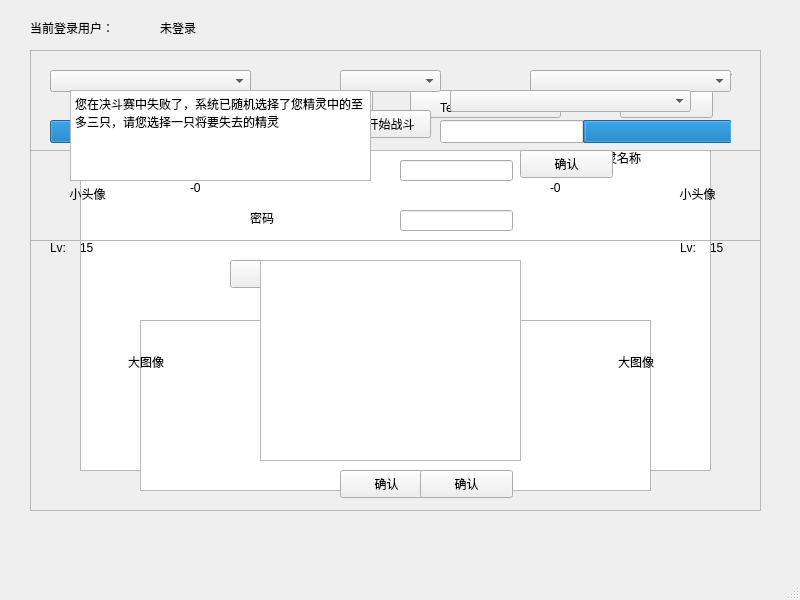
<?xml version="1.0" encoding="UTF-8"?>
<ui version="4.0">
 <class>MainWindow</class>
 <widget class="QMainWindow" name="MainWindow">
  <property name="geometry">
   <rect>
    <x>0</x>
    <y>0</y>
    <width>800</width>
    <height>600</height>
   </rect>
  </property>
  <property name="windowTitle">
   <string>宠物小精灵 - Designed by 2018211419</string>
  </property>
  <widget class="QWidget" name="centralwidget">
   <widget class="QFrame" name="offlineframe">
    <property name="geometry">
     <rect>
      <x>30</x>
      <y>50</y>
      <width>731</width>
      <height>461</height>
     </rect>
    </property>
    <property name="frameShape">
     <enum>QFrame::StyledPanel</enum>
    </property>
    <property name="frameShadow">
     <enum>QFrame::Raised</enum>
    </property>
    <widget class="QPushButton" name="loginButton">
     <property name="geometry">
      <rect>
       <x>200</x>
       <y>210</y>
       <width>93</width>
       <height>28</height>
      </rect>
     </property>
     <property name="text">
      <string>登录</string>
     </property>
    </widget>
    <widget class="QPushButton" name="signinButton">
     <property name="geometry">
      <rect>
       <x>380</x>
       <y>210</y>
       <width>93</width>
       <height>28</height>
      </rect>
     </property>
     <property name="text">
      <string>注册</string>
     </property>
    </widget>
    <widget class="QLabel" name="titlelabel">
     <property name="geometry">
      <rect>
       <x>190</x>
       <y>50</y>
       <width>311</width>
       <height>16</height>
      </rect>
     </property>
     <property name="text">
      <string>欢迎使用宠物小精灵游戏！</string>
     </property>
    </widget>
    <widget class="QLabel" name="usnlabel">
     <property name="geometry">
      <rect>
       <x>220</x>
       <y>110</y>
       <width>72</width>
       <height>15</height>
      </rect>
     </property>
     <property name="text">
      <string>用户名</string>
     </property>
    </widget>
    <widget class="QLabel" name="pswlabel">
     <property name="geometry">
      <rect>
       <x>220</x>
       <y>160</y>
       <width>72</width>
       <height>15</height>
      </rect>
     </property>
     <property name="text">
      <string>密码</string>
     </property>
    </widget>
    <widget class="QLineEdit" name="usnEdit">
     <property name="geometry">
      <rect>
       <x>370</x>
       <y>110</y>
       <width>113</width>
       <height>21</height>
      </rect>
     </property>
     <property name="maxLength">
      <number>20</number>
     </property>
    </widget>
    <widget class="QLineEdit" name="pswEdit">
     <property name="geometry">
      <rect>
       <x>370</x>
       <y>160</y>
       <width>113</width>
       <height>21</height>
      </rect>
     </property>
     <property name="maxLength">
      <number>20</number>
     </property>
     <property name="echoMode">
      <enum>QLineEdit::Password</enum>
     </property>
    </widget>
    <widget class="QTextBrowser" name="textBrowser">
     <property name="geometry">
      <rect>
       <x>110</x>
       <y>270</y>
       <width>511</width>
       <height>171</height>
      </rect>
     </property>
    </widget>
   </widget>
   <widget class="QLabel" name="onlinetitlelabel">
    <property name="geometry">
     <rect>
      <x>30</x>
      <y>20</y>
      <width>111</width>
      <height>16</height>
     </rect>
    </property>
    <property name="text">
     <string>当前登录用户：</string>
    </property>
   </widget>
   <widget class="QLabel" name="onlineusnlabel">
    <property name="geometry">
     <rect>
      <x>160</x>
      <y>20</y>
      <width>72</width>
      <height>15</height>
     </rect>
    </property>
    <property name="text">
     <string>未登录</string>
    </property>
   </widget>
   <widget class="QFrame" name="onlineframe">
    <property name="geometry">
     <rect>
      <x>30</x>
      <y>50</y>
      <width>731</width>
      <height>461</height>
     </rect>
    </property>
    <property name="frameShape">
     <enum>QFrame::StyledPanel</enum>
    </property>
    <property name="frameShadow">
     <enum>QFrame::Raised</enum>
    </property>
    <widget class="QPushButton" name="logoutButton">
     <property name="geometry">
      <rect>
       <x>50</x>
       <y>40</y>
       <width>93</width>
       <height>28</height>
      </rect>
     </property>
     <property name="text">
      <string>登出</string>
     </property>
    </widget>
    <widget class="QPushButton" name="checkinfoButton">
     <property name="geometry">
      <rect>
       <x>192</x>
       <y>40</y>
       <width>151</width>
       <height>28</height>
      </rect>
     </property>
     <property name="text">
      <string>查看用户信息</string>
     </property>
    </widget>
    <widget class="QPushButton" name="checkuserButton">
     <property name="geometry">
      <rect>
       <x>380</x>
       <y>40</y>
       <width>151</width>
       <height>28</height>
      </rect>
     </property>
     <property name="text">
      <string>查看在线用户</string>
     </property>
    </widget>
    <widget class="QPushButton" name="battleButton">
     <property name="geometry">
      <rect>
       <x>590</x>
       <y>40</y>
       <width>93</width>
       <height>28</height>
      </rect>
     </property>
     <property name="text">
      <string>对战</string>
     </property>
    </widget>
    <widget class="QTextBrowser" name="textBrowser_2">
     <property name="geometry">
      <rect>
       <x>50</x>
       <y>100</y>
       <width>631</width>
       <height>321</height>
      </rect>
     </property>
    </widget>
   </widget>
   <widget class="QFrame" name="battleframe">
    <property name="geometry">
     <rect>
      <x>30</x>
      <y>50</y>
      <width>731</width>
      <height>461</height>
     </rect>
    </property>
    <property name="frameShape">
     <enum>QFrame::StyledPanel</enum>
    </property>
    <property name="frameShadow">
     <enum>QFrame::Raised</enum>
    </property>
    <widget class="QLabel" name="sidelabel_l">
     <property name="geometry">
      <rect>
       <x>20</x>
       <y>20</y>
       <width>72</width>
       <height>15</height>
      </rect>
     </property>
     <property name="text">
      <string>我方</string>
     </property>
    </widget>
    <widget class="QLabel" name="sidelabel_r">
     <property name="geometry">
      <rect>
       <x>630</x>
       <y>20</y>
       <width>72</width>
       <height>15</height>
      </rect>
     </property>
     <property name="text">
      <string>敌方</string>
     </property>
     <property name="alignment">
      <set>Qt::AlignRight|Qt::AlignTrailing|Qt::AlignVCenter</set>
     </property>
    </widget>
    <widget class="QProgressBar" name="progressBar_l">
     <property name="geometry">
      <rect>
       <x>20</x>
       <y>70</y>
       <width>291</width>
       <height>23</height>
      </rect>
     </property>
     <property name="maximum">
      <number>100</number>
     </property>
     <property name="value">
      <number>50</number>
     </property>
     <property name="textVisible">
      <bool>false</bool>
     </property>
     <property name="format">
      <string/>
     </property>
    </widget>
    <widget class="QProgressBar" name="progressBar_r">
     <property name="geometry">
      <rect>
       <x>410</x>
       <y>70</y>
       <width>291</width>
       <height>23</height>
      </rect>
     </property>
     <property name="layoutDirection">
      <enum>Qt::RightToLeft</enum>
     </property>
     <property name="value">
      <number>50</number>
     </property>
     <property name="textVisible">
      <bool>false</bool>
     </property>
     <property name="textDirection">
      <enum>QProgressBar::TopToBottom</enum>
     </property>
     <property name="format">
      <string/>
     </property>
    </widget>
    <widget class="QTextBrowser" name="textBrowser_sk">
     <property name="geometry">
      <rect>
       <x>230</x>
       <y>210</y>
       <width>261</width>
       <height>201</height>
      </rect>
     </property>
    </widget>
    <widget class="QLabel" name="namelabel_l">
     <property name="geometry">
      <rect>
       <x>110</x>
       <y>100</y>
       <width>141</width>
       <height>16</height>
      </rect>
     </property>
     <property name="text">
      <string>精灵名称</string>
     </property>
    </widget>
    <widget class="QLabel" name="namelabel_r">
     <property name="geometry">
      <rect>
       <x>470</x>
       <y>100</y>
       <width>141</width>
       <height>16</height>
      </rect>
     </property>
     <property name="layoutDirection">
      <enum>Qt::LeftToRight</enum>
     </property>
     <property name="text">
      <string>精灵名称</string>
     </property>
     <property name="alignment">
      <set>Qt::AlignRight|Qt::AlignTrailing|Qt::AlignVCenter</set>
     </property>
    </widget>
    <widget class="QLabel" name="hplabel_l">
     <property name="geometry">
      <rect>
       <x>200</x>
       <y>50</y>
       <width>41</width>
       <height>16</height>
      </rect>
     </property>
     <property name="text">
      <string>TextLabel</string>
     </property>
    </widget>
    <widget class="QLabel" name="hpmaxlabel_l">
     <property name="geometry">
      <rect>
       <x>270</x>
       <y>50</y>
       <width>41</width>
       <height>16</height>
      </rect>
     </property>
     <property name="text">
      <string>TextLabel</string>
     </property>
    </widget>
    <widget class="QLabel" name="hpmidlabel_l">
     <property name="geometry">
      <rect>
       <x>250</x>
       <y>50</y>
       <width>41</width>
       <height>16</height>
      </rect>
     </property>
     <property name="text">
      <string>/</string>
     </property>
    </widget>
    <widget class="QLabel" name="hplabel_r">
     <property name="geometry">
      <rect>
       <x>410</x>
       <y>50</y>
       <width>41</width>
       <height>16</height>
      </rect>
     </property>
     <property name="text">
      <string>TextLabel</string>
     </property>
    </widget>
    <widget class="QLabel" name="hpmidlabel_r">
     <property name="geometry">
      <rect>
       <x>460</x>
       <y>50</y>
       <width>41</width>
       <height>16</height>
      </rect>
     </property>
     <property name="text">
      <string>/</string>
     </property>
    </widget>
    <widget class="QLabel" name="hpmaxlabel_r">
     <property name="geometry">
      <rect>
       <x>480</x>
       <y>50</y>
       <width>41</width>
       <height>16</height>
      </rect>
     </property>
     <property name="text">
      <string>TextLabel</string>
     </property>
    </widget>
    <widget class="QLabel" name="dmglabel_l">
     <property name="geometry">
      <rect>
       <x>160</x>
       <y>130</y>
       <width>72</width>
       <height>15</height>
      </rect>
     </property>
     <property name="text">
      <string>-0</string>
     </property>
    </widget>
    <widget class="QLabel" name="dmglabel_r">
     <property name="geometry">
      <rect>
       <x>520</x>
       <y>130</y>
       <width>72</width>
       <height>15</height>
      </rect>
     </property>
     <property name="text">
      <string>-0</string>
     </property>
    </widget>
    <widget class="QLabel" name="lvlabel_l">
     <property name="geometry">
      <rect>
       <x>20</x>
       <y>190</y>
       <width>31</width>
       <height>16</height>
      </rect>
     </property>
     <property name="text">
      <string>Lv:</string>
     </property>
    </widget>
    <widget class="QLabel" name="lvnumlabel_l">
     <property name="geometry">
      <rect>
       <x>50</x>
       <y>190</y>
       <width>21</width>
       <height>16</height>
      </rect>
     </property>
     <property name="text">
      <string>15</string>
     </property>
    </widget>
    <widget class="QLabel" name="lvnumlabel_r">
     <property name="geometry">
      <rect>
       <x>680</x>
       <y>190</y>
       <width>21</width>
       <height>16</height>
      </rect>
     </property>
     <property name="text">
      <string>15</string>
     </property>
    </widget>
    <widget class="QLabel" name="lvlabel_r">
     <property name="geometry">
      <rect>
       <x>650</x>
       <y>190</y>
       <width>31</width>
       <height>16</height>
      </rect>
     </property>
     <property name="text">
      <string>Lv:</string>
     </property>
    </widget>
    <widget class="QPushButton" name="confirmButton">
     <property name="geometry">
      <rect>
       <x>310</x>
       <y>420</y>
       <width>93</width>
       <height>28</height>
      </rect>
     </property>
     <property name="text">
      <string>确认</string>
     </property>
    </widget>
    <widget class="QLabel" name="imgllabel_l">
     <property name="geometry">
      <rect>
       <x>20</x>
       <y>210</y>
       <width>192</width>
       <height>203</height>
      </rect>
     </property>
     <property name="text">
      <string>大图像</string>
     </property>
     <property name="alignment">
      <set>Qt::AlignCenter</set>
     </property>
    </widget>
    <widget class="QLabel" name="imgllabel_r">
     <property name="geometry">
      <rect>
       <x>510</x>
       <y>210</y>
       <width>192</width>
       <height>203</height>
      </rect>
     </property>
     <property name="text">
      <string>大图像</string>
     </property>
     <property name="textFormat">
      <enum>Qt::AutoText</enum>
     </property>
     <property name="alignment">
      <set>Qt::AlignCenter</set>
     </property>
    </widget>
    <widget class="QLabel" name="imgslabel_l">
     <property name="geometry">
      <rect>
       <x>20</x>
       <y>100</y>
       <width>75</width>
       <height>87</height>
      </rect>
     </property>
     <property name="text">
      <string>小头像</string>
     </property>
     <property name="alignment">
      <set>Qt::AlignCenter</set>
     </property>
    </widget>
    <widget class="QLabel" name="imgslabel_r">
     <property name="geometry">
      <rect>
       <x>630</x>
       <y>100</y>
       <width>75</width>
       <height>87</height>
      </rect>
     </property>
     <property name="text">
      <string>小头像</string>
     </property>
     <property name="alignment">
      <set>Qt::AlignCenter</set>
     </property>
    </widget>
    <widget class="QPushButton" name="confirmButton_2">
     <property name="geometry">
      <rect>
       <x>390</x>
       <y>420</y>
       <width>93</width>
       <height>28</height>
      </rect>
     </property>
     <property name="text">
      <string>确认</string>
     </property>
    </widget>
   </widget>
   <widget class="QFrame" name="battlechooseframe">
    <property name="geometry">
     <rect>
      <x>30</x>
      <y>50</y>
      <width>731</width>
      <height>101</height>
     </rect>
    </property>
    <property name="frameShape">
     <enum>QFrame::StyledPanel</enum>
    </property>
    <property name="frameShadow">
     <enum>QFrame::Raised</enum>
    </property>
    <widget class="QComboBox" name="comboBox_l">
     <property name="geometry">
      <rect>
       <x>20</x>
       <y>20</y>
       <width>201</width>
       <height>22</height>
      </rect>
     </property>
     <property name="currentText">
      <string/>
     </property>
    </widget>
    <widget class="QComboBox" name="comboBox_r">
     <property name="geometry">
      <rect>
       <x>500</x>
       <y>20</y>
       <width>201</width>
       <height>22</height>
      </rect>
     </property>
    </widget>
    <widget class="QPushButton" name="startbattleButton">
     <property name="geometry">
      <rect>
       <x>320</x>
       <y>60</y>
       <width>81</width>
       <height>28</height>
      </rect>
     </property>
     <property name="text">
      <string>开始战斗</string>
     </property>
    </widget>
    <widget class="QComboBox" name="comboBox_type">
     <property name="geometry">
      <rect>
       <x>310</x>
       <y>20</y>
       <width>101</width>
       <height>22</height>
      </rect>
     </property>
    </widget>
   </widget>
   <widget class="QFrame" name="losepetframe">
    <property name="geometry">
     <rect>
      <x>30</x>
      <y>50</y>
      <width>731</width>
      <height>191</height>
     </rect>
    </property>
    <property name="frameShape">
     <enum>QFrame::StyledPanel</enum>
    </property>
    <property name="frameShadow">
     <enum>QFrame::Raised</enum>
    </property>
    <widget class="QTextBrowser" name="textBrowser_lose">
     <property name="geometry">
      <rect>
       <x>40</x>
       <y>40</y>
       <width>301</width>
       <height>91</height>
      </rect>
     </property>
     <property name="html">
      <string>&lt;!DOCTYPE HTML PUBLIC &quot;-//W3C//DTD HTML 4.0//EN&quot; &quot;http://www.w3.org/TR/REC-html40/strict.dtd&quot;&gt;
&lt;html&gt;&lt;head&gt;&lt;meta name=&quot;qrichtext&quot; content=&quot;1&quot; /&gt;&lt;style type=&quot;text/css&quot;&gt;
p, li { white-space: pre-wrap; }
&lt;/style&gt;&lt;/head&gt;&lt;body style=&quot; font-family:'SimSun'; font-size:9pt; font-weight:400; font-style:normal;&quot;&gt;
&lt;p style=&quot; margin-top:0px; margin-bottom:0px; margin-left:0px; margin-right:0px; -qt-block-indent:0; text-indent:0px;&quot;&gt;您在决斗赛中失败了，系统已随机选择了您精灵中的至多三只，请您选择一只将要失去的精灵&lt;/p&gt;&lt;/body&gt;&lt;/html&gt;</string>
     </property>
    </widget>
    <widget class="QComboBox" name="comboBox_lose">
     <property name="geometry">
      <rect>
       <x>420</x>
       <y>40</y>
       <width>241</width>
       <height>22</height>
      </rect>
     </property>
    </widget>
    <widget class="QPushButton" name="loseButton">
     <property name="geometry">
      <rect>
       <x>490</x>
       <y>100</y>
       <width>93</width>
       <height>28</height>
      </rect>
     </property>
     <property name="text">
      <string>确认</string>
     </property>
    </widget>
   </widget>
   <zorder>onlinetitlelabel</zorder>
   <zorder>onlineusnlabel</zorder>
   <zorder>onlineframe</zorder>
   <zorder>offlineframe</zorder>
   <zorder>battleframe</zorder>
   <zorder>battlechooseframe</zorder>
   <zorder>losepetframe</zorder>
  </widget>
  <widget class="QMenuBar" name="menubar">
   <property name="geometry">
    <rect>
     <x>0</x>
     <y>0</y>
     <width>800</width>
     <height>26</height>
    </rect>
   </property>
  </widget>
  <widget class="QStatusBar" name="statusbar"/>
 </widget>
 <resources/>
 <connections/>
</ui>
